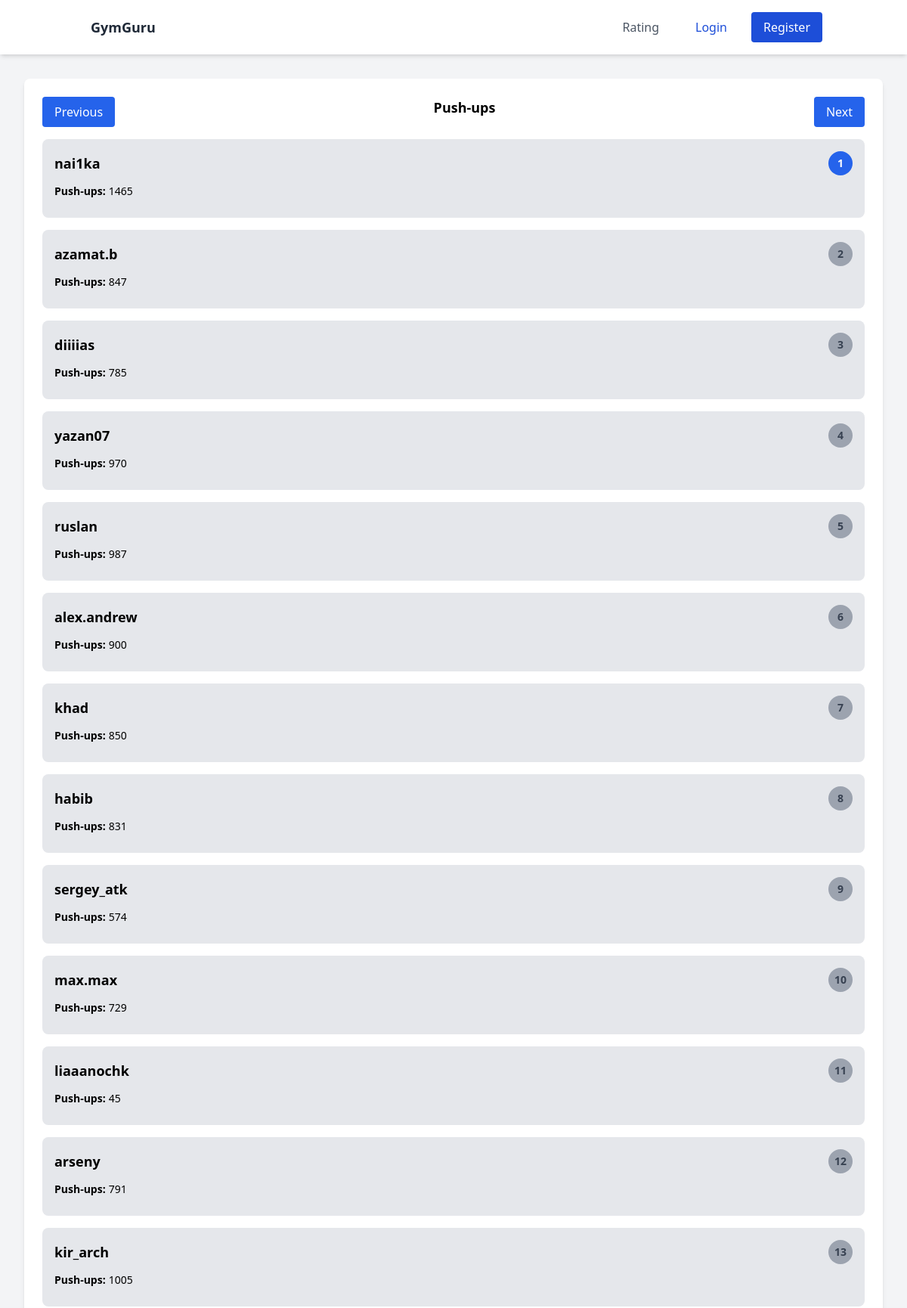
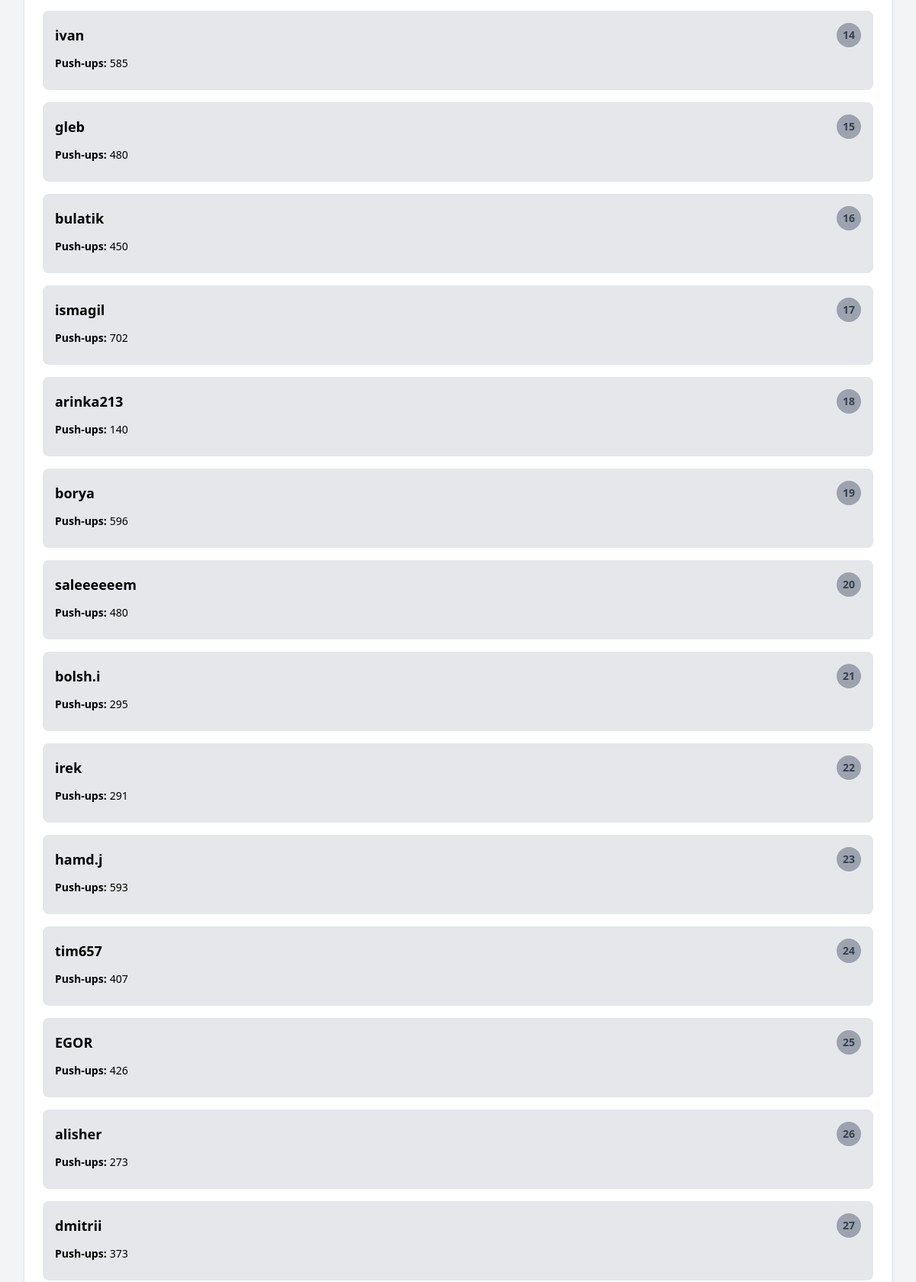
The page /rating (upper part) on the database its author committed (2 pictures, top to bottom).
### models/user.py (models this page shows)
class User(db.Model, UserMixin):
    id = db.Column(db.Integer, primary_key=True)
    name = db.Column(db.String(80), nullable=False)
    email = db.Column(db.String(120), unique=True, nullable=False)
    password = db.Column(db.String(120), nullable=False)
    exercise1_counter = db.Column(db.Integer, default=0)
    exercise2_counter = db.Column(db.Integer, default=0)
    exercise3_counter = db.Column(db.Integer, default=0)
    exercise4_counter = db.Column(db.Integer, default=0)
    exercise5_counter = db.Column(db.Integer, default=0)
    language = db.Column(db.String(5), nullable=False, default="ru")

### routes.py (the view)
@app.route("/rating")
def rating():
    users = (
        User.query.order_by(User.exercise1_counter + User.exercise2_counter).all()
    )
    users = users[::-1]
    return render_template("rating.html", users=users)

### templates/rating.html (shortened to what this page needs)
{% extends "base.html" %}
{% block content %}
<div class="bg-white rounded-lg shadow-md p-6 mx-auto mt-8 sm:ml-8 sm:mr-8">
    <div class="flex justify-between mb-4">
        <button id="prev-button" class="bg-blue-600 text-white px-4 py-2 rounded">Previous</button>
        <span id="exercise-title" class="text-lg font-semibold">Push-ups</span>
        <button id="next-button" class="bg-blue-600 text-white px-4 py-2 rounded">Next</button>
    </div>
    <div id="rankings-container">
        <ul id="push-ups-ranking" class="exercise-ranking">
            {% for user in users %}
            <li class="bg-gray-200 rounded-lg p-4 mb-4 flex flex-col">
                <div class="flex items-center justify-between mb-2">
                    <span class="text-lg font-semibold">{{ user.name }}</span>
                    <div class="flex items-center">
                        <span
                            class="text-sm font-semibold {{ 'text-white bg-blue-600' if loop.first else 'text-gray-700 bg-gray-400' }} rounded-full w-8 h-8 flex items-center justify-center">
                            {{ loop.index }}
                        </span>
                    </div>
                </div>
                <div class="flex flex-col">
                    <div class="mb-2">
                        <span class="text-sm font-semibold">Push-ups:</span>
                        <span class="text-sm">{{ user.exercise1_counter }}</span>
                    </div>
                </div>
            </li>
            {% endfor %}
        </ul>
    </div>
</div>
{% endblock %}

### static/css/main.css (style rules this page uses)
html { line-height: 1.5; -webkit-text-size-adjust: 100%; -moz-tab-size: 4; -o-tab-size: 4; tab-size: 4; font-family: ui-sans-serif, system-ui, -apple-system, BlinkMacSystemFont, "Segoe UI", Roboto, "Helvetica Neue", Arial, "Noto Sans", sans-serif, "Apple Color Emoji", "Segoe UI Emoji", "Segoe UI Symbol", "Noto Color Emoji"; font-feature-settings: normal; font-variation-settings: normal; }
body { margin: 0; line-height: inherit; }
button, input, optgroup, select, textarea { font-family: inherit; font-feature-settings: inherit; font-variation-settings: inherit; font-size: 100%; font-weight: inherit; line-height: inherit; color: inherit; margin: 0; padding: 0; }
button, select { text-transform: none; }
button, [type='button'], [type='reset'], [type='submit'] { -webkit-appearance: button; background-color: transparent; background-image: none; }
ol, ul, menu { list-style: none; margin: 0; padding: 0; }
button, [role="button"] { cursor: pointer; }
.mx-auto { margin-left: auto; margin-right: auto; }
.mb-2 { margin-bottom: 0.5rem; }
.mb-4 { margin-bottom: 1rem; }
.mt-8 { margin-top: 2rem; }
.flex { display: flex; }
.h-8 { height: 2rem; }
.w-8 { width: 2rem; }
.flex-col { flex-direction: column; }
.items-center { align-items: center; }
.justify-center { justify-content: center; }
.justify-between { justify-content: space-between; }
.rounded { border-radius: 0.25rem; }
.rounded-full { border-radius: 9999px; }
.rounded-lg { border-radius: 0.5rem; }
.bg-blue-600 { --tw-bg-opacity: 1; background-color: rgb(37 99 235 / var(--tw-bg-opacity)); }
.bg-gray-100 { --tw-bg-opacity: 1; background-color: rgb(243 244 246 / var(--tw-bg-opacity)); }
.bg-gray-200 { --tw-bg-opacity: 1; background-color: rgb(229 231 235 / var(--tw-bg-opacity)); }
.bg-gray-400 { --tw-bg-opacity: 1; background-color: rgb(156 163 175 / var(--tw-bg-opacity)); }
.bg-white { --tw-bg-opacity: 1; background-color: rgb(255 255 255 / var(--tw-bg-opacity)); }
.p-4 { padding: 1rem; }
.p-6 { padding: 1.5rem; }
.px-4 { padding-left: 1rem; padding-right: 1rem; }
.py-2 { padding-top: 0.5rem; padding-bottom: 0.5rem; }
.text-lg { font-size: 1.125rem; line-height: 1.75rem; }
.text-sm { font-size: 0.875rem; line-height: 1.25rem; }
.font-semibold { font-weight: 600; }
.text-gray-700 { --tw-text-opacity: 1; color: rgb(55 65 81 / var(--tw-text-opacity)); }
.text-white { --tw-text-opacity: 1; color: rgb(255 255 255 / var(--tw-text-opacity)); }
.shadow-md { --tw-shadow: 0 4px 6px -1px rgb(0 0 0 / 0.1), 0 2px 4px -2px rgb(0 0 0 / 0.1); --tw-shadow-colored: 0 4px 6px -1px var(--tw-shadow-color), 0 2px 4px -2px var(--tw-shadow-color); box-shadow: var(--tw-ring-offset-shadow, 0 0 #0000), var(--tw-ring-shadow, 0 0 #0000), var(--tw-shadow); }
@media (min-width: 640px) { .sm\:ml-8 { margin-left: 2rem; } }
@media (min-width: 640px) { .sm\:mr-8 { margin-right: 2rem; } }

### rows shown on the page
User: name "nai1ka", exercise1_counter "1465"
User: name "azamat.b", exercise1_counter "847"
User: name "diiiias", exercise1_counter "785"
User: name "yazan07", exercise1_counter "970"
User: name "ruslan", exercise1_counter "987"
User: name "alex.andrew", exercise1_counter "900"
User: name "khad", exercise1_counter "850"
User: name "habib", exercise1_counter "831"
User: name "sergey_atk", exercise1_counter "574"
User: name "max.max", exercise1_counter "729"
User: name "liaaanоchk", exercise1_counter "45"
User: name "arseny", exercise1_counter "791"
User: name "kir_arch", exercise1_counter "1005"
User: name "ivan", exercise1_counter "585"
User: name "gleb", exercise1_counter "480"
User: name "bulatik", exercise1_counter "450"
User: name "ismagil", exercise1_counter "702"
User: name "arinka213", exercise1_counter "140"
User: name "borya", exercise1_counter "596"
User: name "saleeeeeem", exercise1_counter "480"
User: name "bolsh.i", exercise1_counter "295"
User: name "irek", exercise1_counter "291"
User: name "hamd.j", exercise1_counter "593"
User: name "tim657", exercise1_counter "407"
User: name "EGOR", exercise1_counter "426"
User: name "alisher", exercise1_counter "273"
User: name "dmitrii", exercise1_counter "373"
